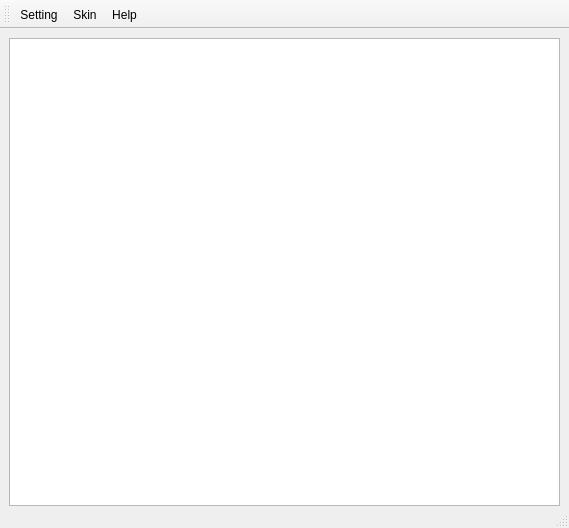
<?xml version="1.0" encoding="UTF-8"?>
<ui version="4.0">
 <class>MainWindow</class>
 <widget class="QMainWindow" name="MainWindow">
  <property name="geometry">
   <rect>
    <x>0</x>
    <y>0</y>
    <width>569</width>
    <height>528</height>
   </rect>
  </property>
  <property name="windowTitle">
   <string>串口终端</string>
  </property>
  <widget class="QWidget" name="centralwidget">
   <layout class="QVBoxLayout" name="verticalLayout">
    <property name="bottomMargin">
     <number>0</number>
    </property>
    <item>
     <widget class="QTextEdit" name="textEdit"/>
    </item>
   </layout>
  </widget>
  <widget class="QMenuBar" name="menubar">
   <property name="geometry">
    <rect>
     <x>0</x>
     <y>0</y>
     <width>569</width>
     <height>30</height>
    </rect>
   </property>
  </widget>
  <widget class="QStatusBar" name="statusbar"/>
  <widget class="QToolBar" name="toolBar">
   <property name="windowTitle">
    <string>toolBar</string>
   </property>
   <attribute name="toolBarArea">
    <enum>TopToolBarArea</enum>
   </attribute>
   <attribute name="toolBarBreak">
    <bool>false</bool>
   </attribute>
   <addaction name="actionSetting"/>
   <addaction name="actionSkin"/>
   <addaction name="actionHelp"/>
  </widget>
  <action name="actionSetting">
   <property name="icon">
    <iconset resource="img.qrc">
     <normaloff>:/img/setting.png</normaloff>:/img/setting.png</iconset>
   </property>
   <property name="text">
    <string>Setting</string>
   </property>
   <property name="toolTip">
    <string>设置</string>
   </property>
  </action>
  <action name="actionSkin">
   <property name="icon">
    <iconset resource="img.qrc">
     <normaloff>:/img/skin.png</normaloff>:/img/skin.png</iconset>
   </property>
   <property name="text">
    <string>Skin</string>
   </property>
   <property name="toolTip">
    <string>换肤</string>
   </property>
  </action>
  <action name="actionHelp">
   <property name="icon">
    <iconset resource="img.qrc">
     <normaloff>:/img/help.png</normaloff>:/img/help.png</iconset>
   </property>
   <property name="text">
    <string>Help</string>
   </property>
   <property name="toolTip">
    <string>帮助</string>
   </property>
  </action>
 </widget>
 <resources>
  <include location="img.qrc"/>
 </resources>
 <connections/>
</ui>
